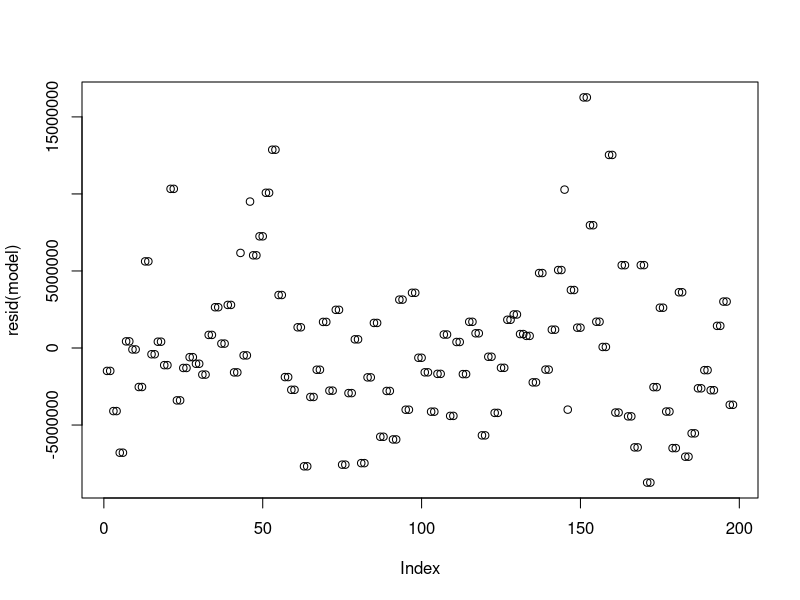
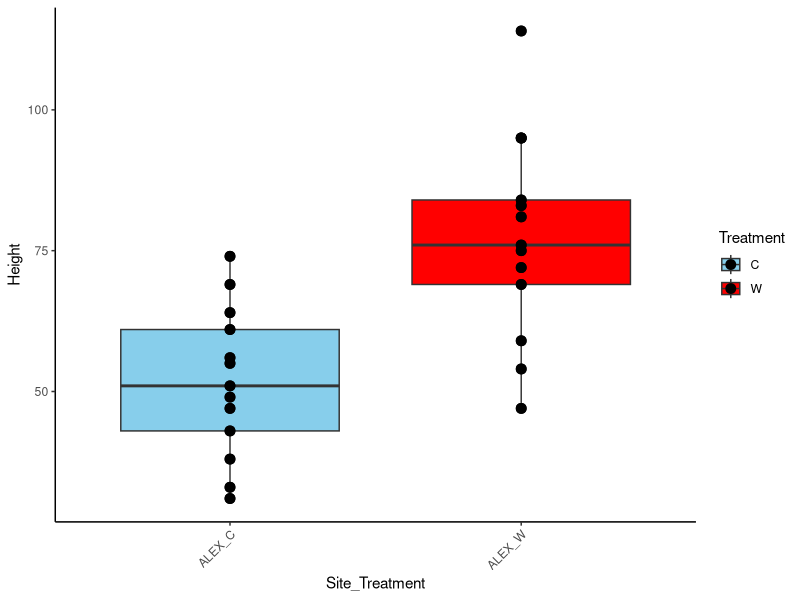
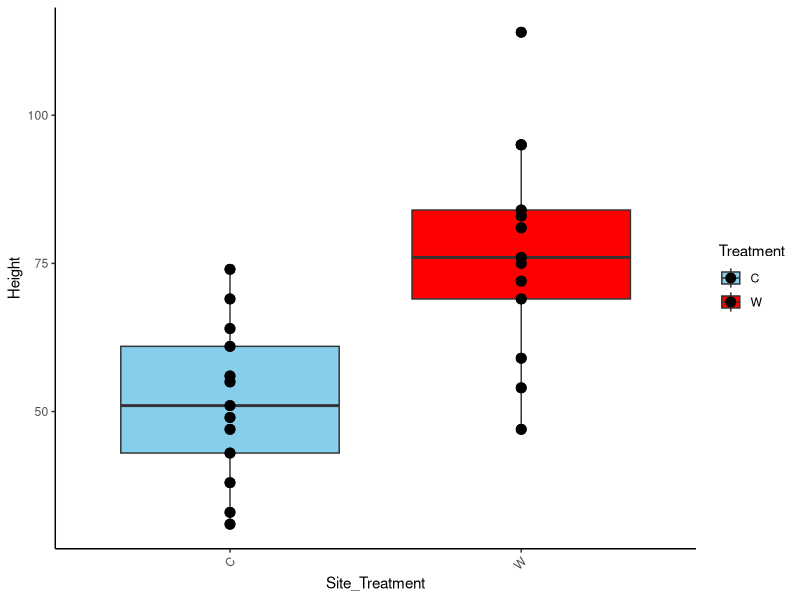
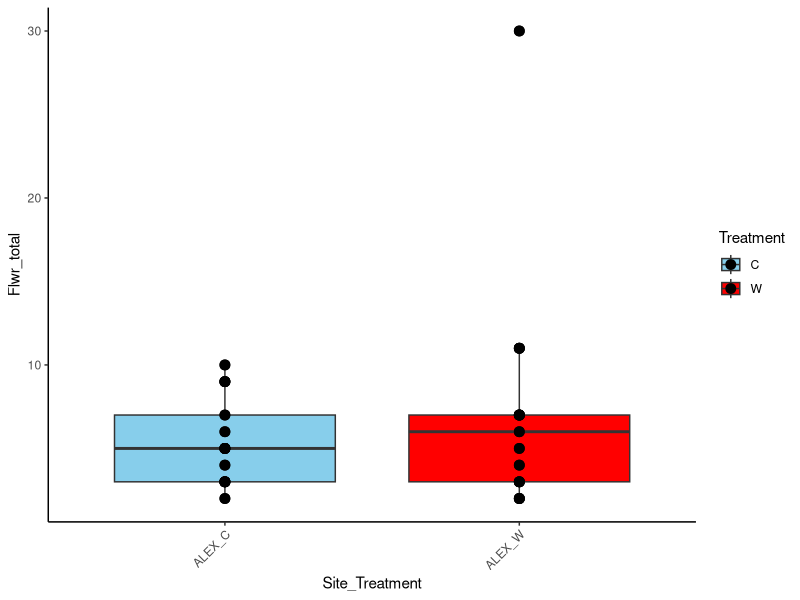
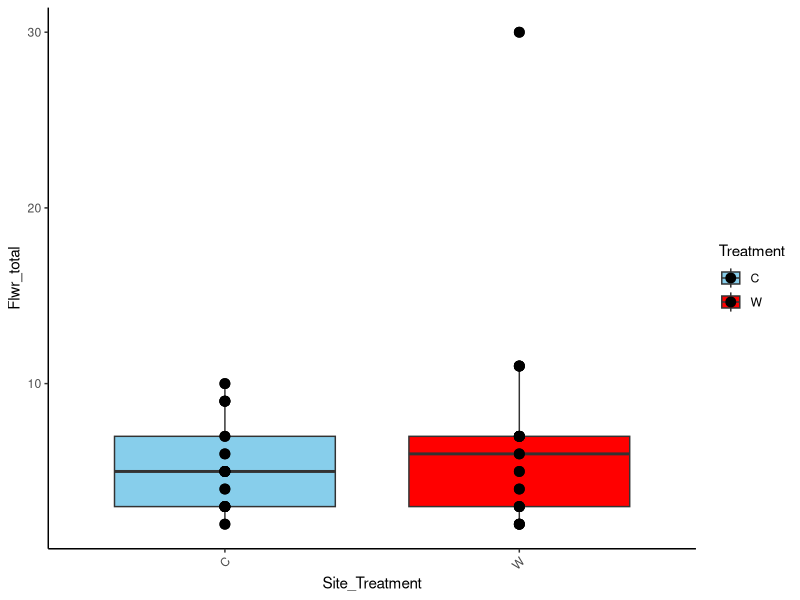
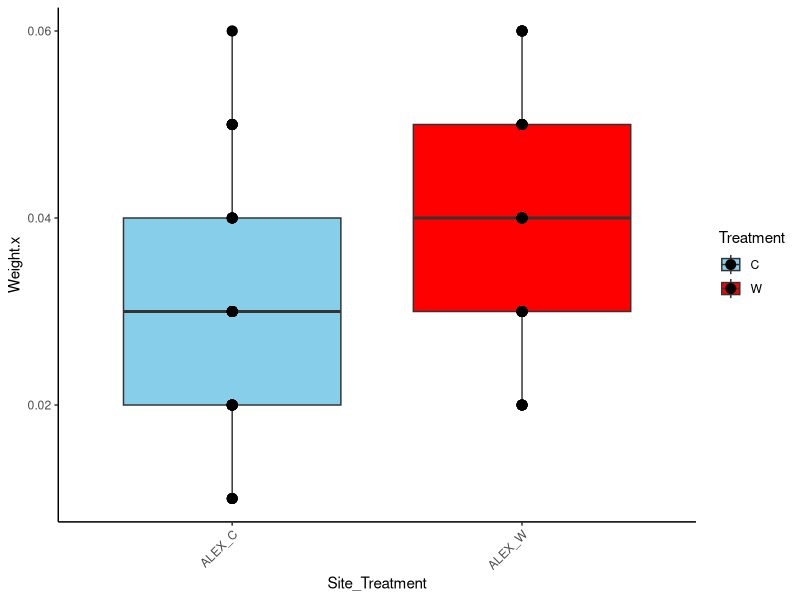
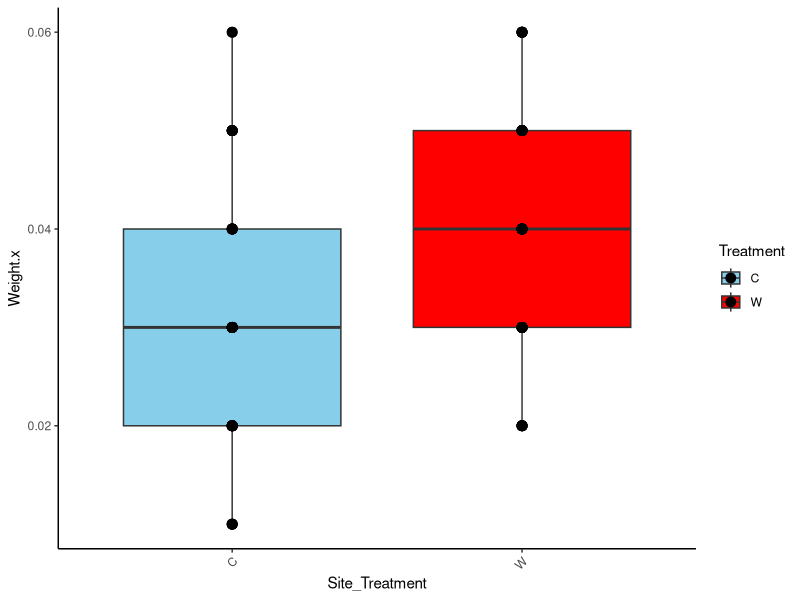
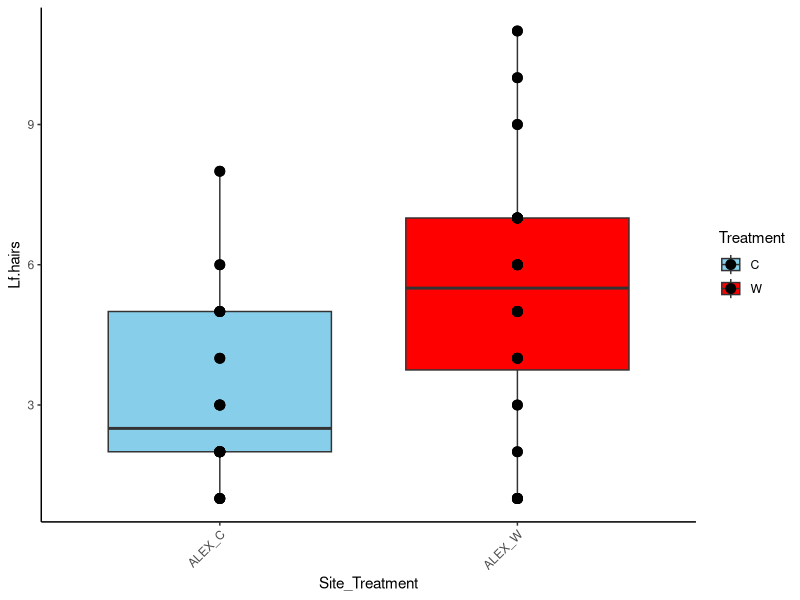

The R script that drew these images, in order: (Note: this script raises an error after producing the figures.)
#import

setwd("~/GitHub/Dryas_GenomeBC/10_Phenotypes")

# load data
data_field_2019 <- read.csv("data_files/dryas_field_traits_2019.csv", header=TRUE)
Total_Methylation_contexts <- read.table("data_files/bismark_summary_report.txt", sep="\t", header=TRUE)
SE_methylation_contexts <-read.table("data_files/SE_bismark_summary_report.txt", sep="\t", header=TRUE)
pheno_2018 <- read.csv("data_files/2018pheno-data_219.csv", header=TRUE)[,c(1:16)]
seed_germ_2018 <- read.csv("data_files/GermData2018Dryas.csv", header=TRUE)
seed_germ_2019 <- read.csv("data_files/Survival_Jan2021.csv", header=TRUE)
DNA_extraction_traits <- read.csv("data_files/dryas_DNA_extraction_traits.csv", header=TRUE)
meta_data_2018_Alex <- read.csv("data_files/dryas_field_metadata_2018.csv", header=TRUE)

#----------------------
# # Check aphids  and phenotype data before join with sequencing data
# data_field_20191 <- data_field_2019
# data_field_2019$Treatment <- data_field_2019$C.W.G
# data_field_2019$mix <- paste0( data_field_2019$Community, "_",  data_field_2019$C.W.G)
#
# traits <- c(  "Weight", "Lf.hairs",
#             "Aphids", "Crystals.on.lv", "X..Cap.Twist.2019")
#
# # Loop over each trait and create a plot
# for (trait in traits) {
#
#   # Filter data to remove NAs from the trait
#   Y2019_data_filtered <-  data_field_2019 %>%
#     filter(!is.na(.data[[trait]]))  # Make sure to filter NAs only
#
#   # Convert the trait to numeric (if it's not already)
#   Y2019_data_filtered[[trait]] <- as.numeric(as.character(Y2019_data_filtered[[trait]]))
#
#   # Running the Kruskal-Wallis test without using .data[[trait]]
#   kruskal_test_result <- kruskal.test(as.formula(paste(trait, "~ Treatment")), data = Y2019_data_filtered)
#
#   # Viewing the results
#   print(trait)
#   print(kruskal_test_result)
#
#   # Generate the filename for the plot
#   plot_filename <- paste0("./plots/2019_data_", trait, ".pdf")
#
#   # Save the plot to a pdf file
#   pdf(plot_filename)
#
#   # Create and save the plot
#   print(
#     ggplot(data = Y2019_data_filtered, aes(x = mix, y = .data[[trait]], fill = Treatment)) +
#       geom_boxplot() +
#       geom_point(size = 3) +
#       labs(x = "Site_Treatment", y = trait) +
#       scale_fill_manual(values = c("skyblue", "red")) +
#       theme_classic() +
#       scale_x_discrete(drop = TRUE) +  # Remove categories with NA or zero
#       theme(axis.text.x = element_text(angle = 45, hjust = 1))
#   )
#
#   # Close the pdf device
#   dev.off()
#
#   # Generate the filename for the second plot
#   plot_filename <- paste0("./plots/2019_Treatment_", trait, ".pdf")
#
#   # Save the plot to a pdf file
#   pdf(plot_filename)
#
#   # Create and save the plot
#   print(
#     ggplot(data = Y2019_data_filtered, aes(x = Treatment, y = .data[[trait]], fill = Treatment)) +
#       geom_boxplot() +
#       geom_point(size = 3) +
#       labs(x = "Site_Treatment", y = trait) +
#       scale_fill_manual(values = c("skyblue", "red"))  +
#       theme_classic() +
#       scale_x_discrete(drop = TRUE) +  # Remove categories with NA or zero
#       theme(axis.text.x = element_text(angle = 45, hjust = 1))
#   )
#
#   # Close the pdf device
#   dev.off()
# }
#-----------------------
# Format names and add IDs

Total_Methylation_contexts <- rbind(Total_Methylation_contexts, SE_methylation_contexts[c(1:2),])


# string split file names to get unique random IDs
split_filenames <- strsplit(Total_Methylation_contexts$File, "_")
extracted_values <- t( sapply(split_filenames, function(x) c(x[2], x[3], x[4])))
colnames(extracted_values) <- c("Site", "Tag", "Unique.Random.ID")
Total_Methylation_contexts1 <- cbind(extracted_values, Total_Methylation_contexts)

split_filenames1 <- strsplit(SE_methylation_contexts$File, "_")
extracted_values1 <- t( sapply(split_filenames1, function(x) c(x[1],x[2], x[3], x[4], x[5], x[6])))
SE_Methylation_contexts1 <- cbind(extracted_values1, SE_methylation_contexts)

Seed_meth <- SE_Methylation_contexts1[c(12:28),]
colnames(Seed_meth)[c(1:6)] <- c("Seedling", "Site", "W.C", "GrowChamber", "Unique.Random.ID", "Pot")
Mat_Flw_Meth <- SE_Methylation_contexts1[c(3:11),]
colnames(Mat_Flw_Meth)[c(1:5)] <- c("PhenoStage", "Site", "Plot", "Unique.Random.ID", "Tag")

# get Site_treat_plot_ID value for metadata and pheno2018 to join for unique ID 2018pheno
pheno_2018$mix <- as.factor(paste0(pheno_2018$Site, "_",pheno_2018$Plot, "_", pheno_2018$C.T, "_", pheno_2018$Plant.ID))
meta_data_2018_Alex$mix <- as.factor(paste0(meta_data_2018_Alex$Community, "_",meta_data_2018_Alex$Plot, "_", meta_data_2018_Alex$C.W.G, "_", meta_data_2018_Alex$Plant.ID))

pheno_2018_IDs <- dplyr::left_join(meta_data_2018_Alex, pheno_2018, by="mix")

#----------------------------
# join by Unique.Random.ID
Total_Methylation_contexts1$Unique.Random.ID <- as.factor(Total_Methylation_contexts1$Unique.Random.ID)
pheno_2018_IDs$Unique.Random.ID <- as.factor(pheno_2018_IDs$Unique.Random.ID)
data_field_2019$Unique.Random.ID <- as.factor(data_field_2019$Unique.Random.ID)
Mat_Flw_Meth$Unique.Random.ID <- as.factor(Mat_Flw_Meth$Unique.Random.ID)
Seed_meth$Unique.Random.ID <- as.factor(Seed_meth$Unique.Random.ID)
seed_germ_2018 $Unique.Random.ID <- as.factor(seed_germ_2018 $Unique.Random.ID)
seed_germ_2019$Unique.Random.ID <- as.factor(seed_germ_2019$Unique.Random.ID)
DNA_extraction_traits$Unique.Random.ID <- as.factor(DNA_extraction_traits$Unique.Random.ID)

# join
Total_data0 <- dplyr::left_join(Total_Methylation_contexts1, pheno_2018_IDs, by="Unique.Random.ID")
Total_data1 <- dplyr::left_join(Total_data0, data_field_2019, by="Unique.Random.ID")
Total_data2 <- dplyr::left_join(Total_data1, seed_germ_2018, by="Unique.Random.ID")
Total_data3 <- dplyr::left_join(Total_data2, seed_germ_2019, by="Unique.Random.ID")
Total_data <- dplyr::left_join(Total_data3, DNA_extraction_traits, by="Unique.Random.ID")

# join seedling data with parent data methylation
Seedling_data <- dplyr::left_join(Seed_meth, Total_data, by="Unique.Random.ID")

# join mature flower data with sen methylation data and phenology of plants
Phenology_data <- dplyr::left_join(Mat_Flw_Meth, Total_data, by="Unique.Random.ID")

colnames(Phenology_data)
colnames(Seedling_data)
colnames(Total_data)

write.table(Total_data, "Wild_Plant_Traits_Merged.tsv", sep = "\t", quote = FALSE, row.names = FALSE)
write.table(Seedling_data, "Seedling_Parent_Traits_Merged.tsv", sep = "\t", quote = FALSE, row.names = FALSE)
write.table(Phenology_data, "MatFlw_Sen_Plant_Traits_Merged.tsv", sep = "\t", quote = FALSE, row.names = FALSE)


#------------------------------
# group and summarize
library(dplyr)

Total_data$Site <- substr(Total_data$Site.x, 1, 3)
Total_data$Treatment <- substr(Total_data$File, 1, 1)
Total_data$mix <- as.factor(paste0( Total_data$Site, "_", Total_data$Treatment))

Total_data$mix_chamber <- as.factor(paste0( Total_data$Site, "_", Total_data$Treatment, "_", Total_data$Chamber))

# calculate %meth
Total_data$percent_CpG <- (Total_data$Methylated.CpGs/(Total_data$Methylated.CpGs + Total_data$Unmethylated.CpGs))*100
Total_data$percent_chg <- (Total_data$Methylated.CpGs/(Total_data$Methylated.chgs + Total_data$Unmethylated.chgs))*100
Total_data$percent_CHH <- (Total_data$Methylated.CpGs/(Total_data$Methylated.CHHs + Total_data$Unmethylated.CHHs))*100

Total_data$TotalCs <- (Total_data$Methylated.CHHs + Total_data$Unmethylated.CHHs)+(Total_data$Methylated.chgs + Total_data$Unmethylated.chgs)+(Total_data$Methylated.CpGs + Total_data$Unmethylated.CpGs)
Total_data$TotalmCs <- Total_data$Methylated.CHHs+Total_data$Methylated.chgs+Total_data$Methylated.CpGs
Total_data$TotalCHH <- (Total_data$Methylated.CHHs + Total_data$Unmethylated.CHHs)+(Total_data$Methylated.chgs + Total_data$Unmethylated.chgs)+(Total_data$Methylated.CpGs + Total_data$Unmethylated.CpGs)
Total_data$Totalchg <- (Total_data$Methylated.CHHs + Total_data$Unmethylated.CHHs)+(Total_data$Methylated.chgs + Total_data$Unmethylated.chgs)+(Total_data$Methylated.CpGs + Total_data$Unmethylated.CpGs)
Total_data$TotalCpG <- (Total_data$Methylated.CHHs + Total_data$Unmethylated.CHHs)+(Total_data$Methylated.chgs + Total_data$Unmethylated.chgs)+(Total_data$Methylated.CpGs + Total_data$Unmethylated.CpGs)


databySite <- group_by(Total_data, by=Treatment)
#summarize


sum_treatment_summary <- summarize(databySite,
                                   Aligned.Reads = sum(Aligned.Reads, na.rm = TRUE),
                                   Total.Reads = sum(Total.Reads, na.rm = TRUE),
                                   Methylated.CpGs = sum(Methylated.CpGs, na.rm = TRUE),
                                   Methylated.chgs = sum(Methylated.chgs, na.rm = TRUE),
                                   Methylated.CHHs = sum(Methylated.CHHs, na.rm = TRUE),
                                   Unmethylated.CpGs = sum(Unmethylated.CpGs, na.rm = TRUE),
                                   Unmethylated.chgs = sum(Unmethylated.chgs, na.rm = TRUE),
                                   Unmethylated.CHHs = sum(Unmethylated.CHHs, na.rm = TRUE),
                                   percent_CpG = sum(percent_CpG, na.rm = TRUE),
                                   percent_chg = sum(percent_chg, na.rm = TRUE),
                                   percent_CHH = sum(percent_CHH, na.rm = TRUE),
                                   Height = sum(Height, na.rm = TRUE),
                                   Flwr_total = sum(Flwr_total, na.rm = TRUE),
                                   Lf.Weight.2018 = sum(Weight.x, na.rm = TRUE),
                                   Lf.hairs.field = sum(Lf.hairs, na.rm = TRUE),
                                   Aphids = sum(Aphids, na.rm = TRUE),
                                   Crystals.on.lv = sum(Crystals.on.lv, na.rm = TRUE),
                                   Seed_count2018 = sum(X..seeds..all.seeds., na.rm = TRUE),
                                   Seed_weight2018 = sum(weight.all.seeds..g.mg., na.rm = TRUE),
                                   Dryas.seed.Ripeness = sum(Dryas.seed.Ripeness, na.rm = TRUE),
                                   Seed_count2019 = sum(Number.of.Seeds, na.rm = TRUE),
                                   Seed.weight2019 = sum(Seed.weight.mg, na.rm = TRUE),
                                   Percent_germ2019 = sum(Percent_germ, na.rm = TRUE),
                                   Numb.Lv = sum(Numb.Lv, na.rm = TRUE),
                                   Hair.on.leaves = sum(Hair.on.leaves, na.rm = TRUE)
)

mean_treatment_summary <- summarize(databySite,
                                    Aligned.Reads = mean(Aligned.Reads, na.rm = TRUE),
                                    Total.Reads = mean(Total.Reads, na.rm = TRUE),
                                    Methylated.CpGs = mean(Methylated.CpGs, na.rm = TRUE),
                                    Methylated.chgs = mean(Methylated.chgs, na.rm = TRUE),
                                    Methylated.CHHs = mean(Methylated.CHHs, na.rm = TRUE),
                                    Unmethylated.CpGs = mean(Unmethylated.CpGs, na.rm = TRUE),
                                    Unmethylated.chgs = mean(Unmethylated.chgs, na.rm = TRUE),
                                    Unmethylated.CHHs = mean(Unmethylated.CHHs, na.rm = TRUE),
                                    Height = mean(Height, na.rm = TRUE),
                                    Flwr_total = mean(Flwr_total, na.rm = TRUE),
                                    Lf.Weight.2018 = mean(Weight.x, na.rm = TRUE),
                                    Lf.hairs.field = mean(Lf.hairs, na.rm = TRUE),
                                    Aphids = mean(Aphids, na.rm = TRUE),
                                    Crystals.on.lv = mean(Crystals.on.lv, na.rm = TRUE),
                                    Seed_count2018 = mean(X..seeds..all.seeds., na.rm = TRUE),
                                    Seed_weight2018 = mean(weight.all.seeds..g.mg., na.rm = TRUE),
                                    Dryas.seed.Ripeness = mean(Dryas.seed.Ripeness, na.rm = TRUE),
                                    Seed_count2019 = mean(Number.of.Seeds, na.rm = TRUE),
                                    Seed.weight2019 = mean(Seed.weight.mg, na.rm = TRUE),
                                    Percent_germ2019 = mean(Percent_germ, na.rm = TRUE),
                                    Numb.Lv = mean(Numb.Lv, na.rm = TRUE),
                                    Hair.on.leaves = mean(Hair.on.leaves, na.rm = TRUE)
)
write.table(mean_treatment_summary, "mean_treatment_summary.tsv", sep = "\t", quote = FALSE, row.names = FALSE)


#----------------
#group
databySite <- group_by(Total_data, by=mix)
#summarize


sum_Site_treatment_summary <- summarize(databySite,
                                        Aligned.Reads = sum(Aligned.Reads, na.rm = TRUE),
                                        Total.Reads = sum(Total.Reads, na.rm = TRUE),
                                        Methylated.CpGs = sum(Methylated.CpGs, na.rm = TRUE),
                                        Methylated.chgs = sum(Methylated.chgs, na.rm = TRUE),
                                        Methylated.CHHs = sum(Methylated.CHHs, na.rm = TRUE),
                                        Unmethylated.CpGs = sum(Unmethylated.CpGs, na.rm = TRUE),
                                        Unmethylated.chgs = sum(Unmethylated.chgs, na.rm = TRUE),
                                        Unmethylated.CHHs = sum(Unmethylated.CHHs, na.rm = TRUE),
                                        Height = sum(Height, na.rm = TRUE),
                                        Flwr_total = sum(Flwr_total, na.rm = TRUE),
                                        Lf.Weight.2018 = sum(Weight.x, na.rm = TRUE),
                                        Lf.hairs.field = sum(Lf.hairs, na.rm = TRUE),
                                        Aphids = sum(Aphids, na.rm = TRUE),
                                        Crystals.on.lv = sum(Crystals.on.lv, na.rm = TRUE),
                                        Seed_count2018 = sum(X..seeds..all.seeds., na.rm = TRUE),
                                        Seed_weight2018 = sum(weight.all.seeds..g.mg., na.rm = TRUE),
                                        Dryas.seed.Ripeness = sum(Dryas.seed.Ripeness, na.rm = TRUE),
                                        Seed_count2019 = sum(Number.of.Seeds, na.rm = TRUE),
                                        Seed.weight2019 = sum(Seed.weight.mg, na.rm = TRUE),
                                        Percent_germ2019 = sum(Percent_germ, na.rm = TRUE),
                                        Numb.Lv = sum(Numb.Lv, na.rm = TRUE),
                                        Hair.on.leaves = sum(Hair.on.leaves, na.rm = TRUE)
)

mean_Site_treatment_summary <- summarize(databySite,
                                        Aligned.Reads = mean(Aligned.Reads, na.rm = TRUE),
                                        Total.Reads = mean(Total.Reads, na.rm = TRUE),
                                        Methylated.CpGs = mean(Methylated.CpGs, na.rm = TRUE),
                                        Methylated.chgs = mean(Methylated.chgs, na.rm = TRUE),
                                        Methylated.CHHs = mean(Methylated.CHHs, na.rm = TRUE),
                                        Unmethylated.CpGs = mean(Unmethylated.CpGs, na.rm = TRUE),
                                        Unmethylated.chgs = mean(Unmethylated.chgs, na.rm = TRUE),
                                        Unmethylated.CHHs = mean(Unmethylated.CHHs, na.rm = TRUE),
                                        Height = mean(Height, na.rm = TRUE),
                                        Flwr_total = mean(Flwr_total, na.rm = TRUE),
                                        Lf.Weight.2018 = mean(Weight.x, na.rm = TRUE),
                                        Lf.hairs.field = mean(Lf.hairs, na.rm = TRUE),
                                        Aphids = mean(Aphids, na.rm = TRUE),
                                        Crystals.on.lv = mean(Crystals.on.lv, na.rm = TRUE),
                                        Seed_count2018 = mean(X..seeds..all.seeds., na.rm = TRUE),
                                        Seed_weight2018 = mean(weight.all.seeds..g.mg., na.rm = TRUE),
                                        Dryas.seed.Ripeness = mean(Dryas.seed.Ripeness, na.rm = TRUE),
                                        Seed_count2019 = mean(Number.of.Seeds, na.rm = TRUE),
                                        Seed.weight2019 = mean(Seed.weight.mg, na.rm = TRUE),
                                        Percent_germ2019 = mean(Percent_germ, na.rm = TRUE),
                                        Numb.Lv = mean(Numb.Lv, na.rm = TRUE),
                                        Hair.on.leaves = mean(Hair.on.leaves, na.rm = TRUE)
)

write.table(mean_Site_treatment_summary, "mean_Site_treatment_summary.tsv", sep = "\t", quote = FALSE, row.names = FALSE)

#---------------------------------
#ggplot

# remove the extra samples
Total_data <- Total_data[-c(101, 202:203),]


# link Alex sites

Total_data$Site_Alex <- gsub("CAS|WIL|FER|MEA|DRY", "ALEX", Total_data$Site)

Total_data$mix <- as.factor(paste0(Total_data$Site_Alex, "_", Total_data$Treatment))

#----------------------
library(dplyr)
library(ggplot2)
library(car)
library(lme4)

# Define the trait
traits <- c(#"Aligned.Reads", "Total.Reads", "Methylated.CpGs", "Methylated.chgs", "Methylated.CHHs",
            #"Unmethylated.CpGs", "Unmethylated.chgs", "Unmethylated.CHHs",
            #"percent_CpG", "percent_chg", "percent_CHH",
            #"TotalCpG", "Totalchg", "TotalCHH", "TotalmCs", "TotalCs")
             "Height", "Flwr_total", "Weight.x", "Lf.hairs",
             "Aphids",  "X..seeds..all.seeds.", "weight.all.seeds..g.mg.",
             "Dryas.seed.Ripeness", "Number.of.Seeds", "Seed.weight.mg",
             "Percent_germ", "Numb.Lv", "Hair.on.leaves")

Total_data$Methylated.CHHs[which(Total_data$Methylated.CHHs>1e8)] <- NA

# Loop over each trait and create a plot
for (trait in traits) {
  # Filter data to remove NAs and zeros from the trait
  Total_data_filtered <- Total_data %>%
    filter(!is.na(.data[[trait]]) & .data[[trait]] != 0)

  # Convert the trait to numeric (if it's not already)
  Total_data_filtered[[trait]] <- as.numeric(as.character(Total_data_filtered[[trait]]))

  # Running the Kruskal-Wallis test without using .data[[trait]]
  kruskal_test_result <- kruskal.test(as.formula(paste(trait, "~ Treatment")), data = Total_data_filtered)

  # Viewing the results
  print(trait)
  print(kruskal_test_result)

  #----------------------------
  model <- lmer(as.formula(paste(trait, "~ Treatment+(1 | Site)")), data = Total_data)
  summary(model)
  #plot(resid(model))
  # Type II ANOVA
  print(Anova(model, type = 2))

  #----------------------------
  # Generate the filename for the plot
  plot_filename <- paste0("./plots/", trait, ".pdf")

  # Save the plot to a pdf file
  pdf(plot_filename)

  # Create and save the plot
  print(
    ggplot(data = Total_data_filtered, aes(x = mix, y = .data[[trait]], fill =Treatment)) +
      geom_boxplot() +
      geom_point(size = 3) +
      labs(x = "Site_Treatment", y = trait) +
      scale_fill_manual(values = c("skyblue", "red") ) +
      theme_classic() +
      scale_x_discrete(drop = TRUE) +  # Remove categories with NA or zero
      theme(axis.text.x = element_text(angle = 45, hjust = 1))
  )

  # Close the pdf device
  dev.off()

  # Generate the filename for the plot
  plot_filename <- paste0("./plots/Treatment_", trait, ".pdf")

  # Save the plot to a pdf file
  pdf(plot_filename)

  # Create and save the plot
  print(
    ggplot(data = Total_data_filtered, aes(x =Treatment, y = .data[[trait]], fill = Treatment)) +
      geom_boxplot() +
      geom_point(size = 3) +
      labs(x = "Site_Treatment", y = trait) +
      scale_fill_manual(values = c("skyblue", "red"))  +
      theme_classic() +
      scale_x_discrete(drop = TRUE) +  # Remove categories with NA or zero
      theme(axis.text.x = element_text(angle = 45, hjust = 1))
  )

  # Close the pdf device
  dev.off()
}

####################################
# check significance of total methylation in each context

# Fit the MANOVA model
model <- manova(cbind(Methylated.CpGs, Methylated.chgs, Methylated.CHHs) ~ Treatment+Site, data = Total_data)

# Print the summary of the MANOVA
summary(model)

# You can also get a detailed result using:
summary(model, test = "Wilks")  # Wilks' Lambda test is commonly used

# Df   Wilks approx F num Df den Df  Pr(>F)
# Treatment   1 0.95319   3.0937      3 189.00 0.02819 *
#   Site        7 0.38312  10.2627     21 543.26 < 2e-16 ***
#   Residuals 191
# ---
#   Signif. codes:  0 ‘***’ 0.001 ‘**’ 0.01 ‘*’ 0.05 ‘.’ 0.1 ‘ ’ 1

#--------------------
# Fit the ANOVA model
anova_model <- aov(Methylated.CpGs ~ Treatment +Site, data = Total_data)

# Print the summary of the ANOVA
summary(anova_model)

# Df    Sum Sq   Mean Sq F value Pr(>F)
# Treatment     1 9.954e+13 9.954e+13   3.605 0.0591 .
# Site          7 3.184e+15 4.548e+14  16.473 <2e-16 ***
#   Residuals   191 5.274e+15 2.761e+13

#--------------------------
# Fit the ANOVA model
anova_model <- aov(Methylated.chgs ~ Treatment + Site, data = Total_data)

# Print the summary of the ANOVA
summary(anova_model)

# Df    Sum Sq   Mean Sq F value   Pr(>F)
# Treatment     1 9.104e+13 9.104e+13   7.438  0.00698 **
#   Site          7 1.295e+15 1.850e+14  15.113 1.17e-15 ***
#   Residuals   191 2.338e+15 1.224e+13

#------------------------
# Example data (replace with your own dataset)

# Fit the ANOVA model
anova_model <- aov(Methylated.CHHs ~ Treatment +Site, data = Total_data)

# Print the summary of the ANOVA
summary(anova_model)

# Df    Sum Sq   Mean Sq F value  Pr(>F)
# Treatment     1 6.243e+14 6.243e+14   5.855 0.01647 *
#   Site          7 2.526e+15 3.609e+14   3.385 0.00198 **
#   Residuals   191 2.036e+16 1.066e+14

##############################
# if not normally distributed

# Running the Kruskal-Wallis test
kruskal_test_result <- kruskal.test(Methylated.CHHs ~ Treatment, data = Total_data)

# Viewing the results
print(kruskal_test_result)

# data:  Methylated.CHHs by Treatment
# Kruskal-Wallis chi-squared = 6.0665, df = 1, p-value = 0.01378

#----------------------
# Running the Kruskal-Wallis test
kruskal_test_result <- kruskal.test(Unmethylated.CHHs ~ Treatment, data = Total_data)

# Viewing the results
print(kruskal_test_result)

#data:  Unmethylated.CHHs by Treatment
#Kruskal-Wallis chi-squared = 0.9745, df = 1, p-value = 0.3236
#---------------------
# Running the Kruskal-Wallis test
kruskal_test_result <- kruskal.test(percent_CHH ~ Treatment, data = Total_data)

# Viewing the results
print(kruskal_test_result)

#data:  percent_CHH by Treatment
#Kruskal-Wallis chi-squared = 1.3986, df = 1, p-value = 0.237

###########################################
library(lme4)
# Fit a mixed-effects model
model <- lmer(Methylated.CHHs ~ Treatment + (1 | Site), data = Total_data)

# View model summary
summary(model)

plot(resid(model))

# get significance
install.packages("car")
library(car)

# Type II ANOVA
Anova(model, type = 2)

# Treatment 5.8553  1    0.01553 *

####################################
# Test percentage specifically

# Fit the MANOVA model
model <- manova(cbind(percent_CpG,percent_chg, percent_CHH) ~ Treatment+Site, data = Total_data)

# Print the summary of the MANOVA
summary(model)

# You can also get a detailed result using:
summary(model, test = "Wilks")  # Wilks' Lambda test is commonly used

# Df   Wilks approx F num Df den Df  Pr(>F)
# Treatment   1 0.96888    3.051      2    190 0.04964 *
#   Site        7 0.37351   17.270     14    380 < 2e-16 ***
#   Residuals 191

#--------------------------
# Fit the ANOVA model
anova_model <- aov(percent_CpG ~ Treatment + Site, data = Total_data)

# Print the summary of the ANOVA
summary(anova_model)

# Df Sum Sq Mean Sq F value Pr(>F)
# Treatment     1   15.0   14.98   4.305 0.0393 *
#   Site          7 1723.2  246.18  70.741 <2e-16 ***
#   Residuals   191  664.7    3.48

#--------------------------
# Fit the ANOVA model
anova_model <- aov(percent_chg ~ Treatment + Site, data = Total_data)

# Print the summary of the ANOVA
summary(anova_model)

# Df Sum Sq Mean Sq F value Pr(>F)
# Treatment     1   6.64    6.64   4.763 0.0303 *
#   Site          7 314.97   45.00  32.269 <2e-16 ***
#   Residuals   191 266.33    1.39

#------------------------
# Example data (replace with your own dataset)

# Fit the ANOVA model
anova_model <- aov(percent_CHH ~ Treatment +Site, data = Total_data)

# Print the summary of the ANOVA
summary(anova_model)

# Df Sum Sq Mean Sq F value Pr(>F)
# Treatment     1  0.176  0.1762   3.735 0.0548 .
# Site          7  8.560  1.2228  25.922 <2e-16 ***
#   Residuals   191  9.010  0.0472

###########################################

# Fit the MANOVA model
model <- manova(cbind(Unmethylated.CpGs, Unmethylated.chgs, Unmethylated.CHHs) ~ Treatment+Site, data = Total_data)

# Print the summary of the MANOVA
summary(model)

# You can also get a detailed result using:
summary(model, test = "Wilks")  # Wilks' Lambda test is commonly used

# Df   Wilks approx F num Df den Df Pr(>F)
# Treatment   1 0.97083   1.8927      3 189.00 0.1322
# Site        7 0.19677  19.6995     21 543.26 <2e-16 ***
#   Residuals 191
# ---
#   Signif. codes:  0 ‘***’ 0.001 ‘**’ 0.01 ‘*’ 0.05 ‘.’ 0.1 ‘ ’ 1


#---------------
# Fit the ANOVA model
anova_model <- aov(TotalmCs ~ Treatment +Site, data = Total_data)

# Print the summary of the ANOVA
summary(anova_model)
# Treatment     1 1.981e+15 1.981e+15   6.830  0.00968 **
#   Site          7 1.710e+16 2.443e+15   8.427 5.68e-09 ***
#   Residuals   191 5.538e+16 2.900e+14
# ---

#------------------
# Fit the ANOVA model
anova_model <- aov(TotalCs ~ Treatment +Site, data = Total_data)

# Print the summary of the ANOVA
summary(anova_model)

# Df    Sum Sq   Mean Sq F value   Pr(>F)
# Treatment     1 2.041e+16 2.041e+16   0.780    0.378
# Site          7 1.202e+18 1.717e+17   6.559 6.01e-07 ***
#   Residuals   191 5.001e+18 2.618e+16
#




##############################
# Traits measured across all sites

# Fit the MANOVA model
model <- manova(cbind(Lf.hairs,Number.of.Seeds, Percent_germ, Weight.x, Seed.weight.mg) ~ Treatment+Site, data = Total_data)

# Print the summary of the MANOVA
summary(model)

# You can also get a detailed result using:
summary(model, test = "Wilks")  # Wilks' Lambda test is commonly used

# Df   Wilks approx F num Df den Df    Pr(>F)
# Treatment  1 0.43504   7.7919      5     30 8.499e-05 ***
#   Site       2 0.67394   1.3087     10     60    0.2467
# Residuals 34
# ---
#   Signif. codes:  0 ‘***’ 0.001 ‘**’ 0.01 ‘*’ 0.05 ‘.’ 0.1 ‘ ’ 1


#############################

# Fit the ANOVA model
anova_model <- aov(Lf.hairs ~ Treatment + Site, data = Total_data)

# Print the summary of the ANOVA
summary(anova_model)

# Df Sum Sq Mean Sq F value   Pr(>F)
# Treatment    1  161.8  161.78  28.704 6.95e-07 ***
#   Site         4  205.7   51.43   9.125 3.42e-06 ***
#   Residuals   86  484.7    5.64
# ---
#   Signif. codes:  0 ‘***’ 0.001 ‘**’ 0.01 ‘*’ 0.05 ‘.’ 0.1 ‘ ’ 1
# 108 observations deleted due to missingness
#---------------------------

# Fit the ANOVA model
anova_model <- aov(Number.of.Seeds ~ Treatment + Site, data = Total_data)

# Print the summary of the ANOVA
summary(anova_model)

# Df Sum Sq Mean Sq F value   Pr(>F)
# Treatment     1   1356  1355.6  22.440 6.14e-06 ***
#   Site          5   1337   267.5   4.428 0.000993 ***
#   Residuals   117   7068    60.4
# ---
#   Signif. codes:  0 ‘***’ 0.001 ‘**’ 0.01 ‘*’ 0.05 ‘.’ 0.1 ‘ ’ 1
# 76 observations deleted due to missingness
#---------------------------
# Fit the ANOVA model
anova_model <- aov(Percent_germ ~ Treatment + Site, data = Total_data)

# Print the summary of the ANOVA
summary(anova_model)
# Df Sum Sq Mean Sq F value   Pr(>F)
# Treatment     1 0.0215 0.02150   2.445 0.120931
# Site          5 0.2375 0.04751   5.401 0.000184 ***
#   Residuals   105 0.9236 0.00880
# ---
#   Signif. codes:  0 ‘***’ 0.001 ‘**’ 0.01 ‘*’ 0.05 ‘.’ 0.1 ‘ ’ 1
# 88 observations deleted due to missingness

###################################


# Take a look at seedlings data
# Seedling_data

#------------------------------
# group and summarize

library(dplyr)

Seedling_data$Treatment <-Seedling_data$W.C
Seedling_data$mix <- as.factor(paste0( Seedling_data$Site, "_", Seedling_data$W.C))

Seedling_data$mix_chamber <- as.factor(paste0( Seedling_data$Site, "_", Seedling_data$Treatment, "_", Seedling_data$Chamber))

#group
databySite <- group_by(Seedling_data, by=mix_chamber)
#summarize


sum_Site_treatment_summary <- summarize(databySite,
                                        Aligned.Reads.x = sum(Aligned.Reads.x, na.rm = TRUE),
                                        Total.Reads.x = sum(Total.Reads.x, na.rm = TRUE),
                                        Methylated.CpGs.x = sum(Methylated.CpGs.x, na.rm = TRUE),
                                        Methylated.chgs.x = sum(Methylated.chgs.x, na.rm = TRUE),
                                        Methylated.CHHs.x = sum(Methylated.CHHs.x, na.rm = TRUE),
                                        Unmethylated.CpGs.x = sum(Unmethylated.CpGs.x, na.rm = TRUE),
                                        Unmethylated.chgs.x = sum(Unmethylated.chgs.x, na.rm = TRUE),
                                        Unmethylated.CHHs.x = sum(Unmethylated.CHHs.x, na.rm = TRUE),

                                        Aligned.Reads.y = sum(Aligned.Reads.y, na.rm = TRUE),
                                        Total.Reads.y = sum(Total.Reads.y, na.rm = TRUE),
                                        Methylated.CpGs.y = sum(Methylated.CpGs.y, na.rm = TRUE),
                                        Methylated.chgs.y = sum(Methylated.chgs.y, na.rm = TRUE),
                                        Methylated.CHHs.y = sum(Methylated.CHHs.y, na.rm = TRUE),
                                        Unmethylated.CpGs.y = sum(Unmethylated.CpGs.y, na.rm = TRUE),
                                        Unmethylated.chgs.y = sum(Unmethylated.chgs.y, na.rm = TRUE),
                                        Unmethylated.CHHs.y = sum(Unmethylated.CHHs.y, na.rm = TRUE),


                                        Height = sum(Height, na.rm = TRUE),
                                        Flwr_total = sum(Flwr_total, na.rm = TRUE),
                                        Lf.Weight.2018 = sum(Weight.x, na.rm = TRUE),
                                        Lf.hairs.field = sum(Lf.hairs, na.rm = TRUE),
                                        Aphids = sum(Aphids, na.rm = TRUE),
                                        Crystals.on.lv = sum(Crystals.on.lv, na.rm = TRUE),
                                        Seed_count2018 = sum(X..seeds..all.seeds., na.rm = TRUE),
                                        Seed_weight2018 = sum(weight.all.seeds..g.mg., na.rm = TRUE),
                                        Dryas.seed.Ripeness = sum(Dryas.seed.Ripeness, na.rm = TRUE),
                                        Seed_count2019 = sum(Number.of.Seeds, na.rm = TRUE),
                                        Seed.weight2019 = sum(Seed.weight.mg, na.rm = TRUE),
                                        Percent_germ2019 = sum(Percent_germ, na.rm = TRUE),
                                        Numb.Lv = sum(Numb.Lv, na.rm = TRUE),
                                        Hair.on.leaves = sum(Hair.on.leaves, na.rm = TRUE)
)

mean_Site_treatment_summary <- summarize(databySite,
                                         Aligned.Reads.x = mean(Aligned.Reads.x, na.rm = TRUE),
                                         Total.Reads.x = mean(Total.Reads.x, na.rm = TRUE),
                                         Methylated.CpGs.x = mean(Methylated.CpGs.x, na.rm = TRUE),
                                         Methylated.chgs.x = mean(Methylated.chgs.x, na.rm = TRUE),
                                         Methylated.CHHs.x = mean(Methylated.CHHs.x, na.rm = TRUE),
                                         Unmethylated.CpGs.x = mean(Unmethylated.CpGs.x, na.rm = TRUE),
                                         Unmethylated.chgs.x = mean(Unmethylated.chgs.x, na.rm = TRUE),
                                         Unmethylated.CHHs.x = mean(Unmethylated.CHHs.x, na.rm = TRUE),

                                         Aligned.Reads.y = mean(Aligned.Reads.y, na.rm = TRUE),
                                         Total.Reads.y = mean(Total.Reads.y, na.rm = TRUE),
                                         Methylated.CpGs.y = mean(Methylated.CpGs.y, na.rm = TRUE),
                                         Methylated.chgs.y = mean(Methylated.chgs.y, na.rm = TRUE),
                                         Methylated.CHHs.y = mean(Methylated.CHHs.y, na.rm = TRUE),
                                         Unmethylated.CpGs.y = mean(Unmethylated.CpGs.y, na.rm = TRUE),
                                         Unmethylated.chgs.y = mean(Unmethylated.chgs.y, na.rm = TRUE),
                                         Unmethylated.CHHs.y = mean(Unmethylated.CHHs.y, na.rm = TRUE),


                                         Height = mean(Height, na.rm = TRUE),
                                         Flwr_total = mean(Flwr_total, na.rm = TRUE),
                                         Lf.Weight.2018 = mean(Weight.x, na.rm = TRUE),
                                         Lf.hairs.field = mean(Lf.hairs, na.rm = TRUE),
                                         Aphids = mean(Aphids, na.rm = TRUE),
                                         Crystals.on.lv = mean(Crystals.on.lv, na.rm = TRUE),
                                         Seed_count2018 = mean(X..seeds..all.seeds., na.rm = TRUE),
                                         Seed_weight2018 = mean(weight.all.seeds..g.mg., na.rm = TRUE),
                                         Dryas.seed.Ripeness = mean(Dryas.seed.Ripeness, na.rm = TRUE),
                                         Seed_count2019 = mean(Number.of.Seeds, na.rm = TRUE),
                                         Seed.weight2019 = mean(Seed.weight.mg, na.rm = TRUE),
                                         Percent_germ2019 = mean(Percent_germ, na.rm = TRUE),
                                         Numb.Lv = mean(Numb.Lv, na.rm = TRUE),
                                         Hair.on.leaves = mean(Hair.on.leaves, na.rm = TRUE)
)

#----------------------
library(dplyr)
library(ggplot2)

# Define the trait
traits <- c("Aligned.Reads.x", "Total.Reads.x", "Methylated.CpGs.x", "Methylated.chgs.x", "Methylated.CHHs.x",
            "Unmethylated.CpGs.x", "Unmethylated.chgs.x", "Unmethylated.CHHs.x",
            "Height", "Flwr_total", "Weight.x", "Lf.hairs",
              "X..seeds..all.seeds.", "weight.all.seeds..g.mg.",
            "Dryas.seed.Ripeness", "Number.of.Seeds", "Seed.weight.mg",
            "Percent_germ", "Numb.Lv", "Hair.on.leaves")

#"Aphids""Crystals.on.lv",

# Loop over each trait and create a plot
for (trait in traits) {
  # Filter data to remove NAs and zeros from the trait
  Seedling_data_filtered <- Seedling_data %>%
    filter(!is.na(.data[[trait]]) & .data[[trait]] != 0)

  # Convert the trait to numeric (if it's not already)
  Seedling_data_filtered[[trait]] <- as.numeric(as.character(Seedling_data_filtered[[trait]]))

  # Generate the filename for the plot
  plot_filename <- paste0("./plots_seedlings/", trait, ".pdf")

  # Save the plot to a pdf file
  pdf(plot_filename)

  # Create and save the plot
  print(
    ggplot(data = Seedling_data_filtered, aes(x = mix, y = .data[[trait]], fill =Treatment)) +
      geom_boxplot() +
      geom_point(size = 3) +
      labs(x = "Site_Treatment", y = trait) +
      scale_fill_manual(values = c("skyblue", "red") ) +
      theme_classic() +
      scale_x_discrete(drop = TRUE) +  # Remove categories with NA or zero
      theme(axis.text.x = element_text(angle = 45, hjust = 1))
  )

  # Close the pdf device
  dev.off()

  # Generate the filename for the plot
  plot_filename <- paste0("./plots_seedlings/Treatment_", trait, ".pdf")

  # Save the plot to a pdf file
  pdf(plot_filename)

  # Create and save the plot
  print(
    ggplot(data = Seedling_data_filtered, aes(x =Treatment, y = .data[[trait]], fill = Treatment)) +
      geom_boxplot() +
      geom_point(size = 3) +
      labs(x = "Site_Treatment", y = trait) +
      scale_fill_manual(values = c("skyblue", "red"))  +
      theme_classic() +
      scale_x_discrete(drop = TRUE) +  # Remove categories with NA or zero
      theme(axis.text.x = element_text(angle = 45, hjust = 1))
  )

  # Close the pdf device
  dev.off()
}

####################################
# check significance of total methylation in each context

# Fit the MANOVA model
model <- manova(cbind(Methylated.CpGs.x, Methylated.chgs.x, Methylated.CHHs.x) ~ Treatment+Site, data = Seedling_data)

# Print the summary of the MANOVA
summary(model)

# You can also get a detailed result using:
summary(model, test = "Wilks")  # Wilks' Lambda test is commonly used

# Df   Pillai approx F num Df den Df Pr(>F)
# Treatment  1 0.027282  0.26177      3     28 0.8523
# Site       2 0.279923  1.57314      6     58 0.1714
# Residuals 30
